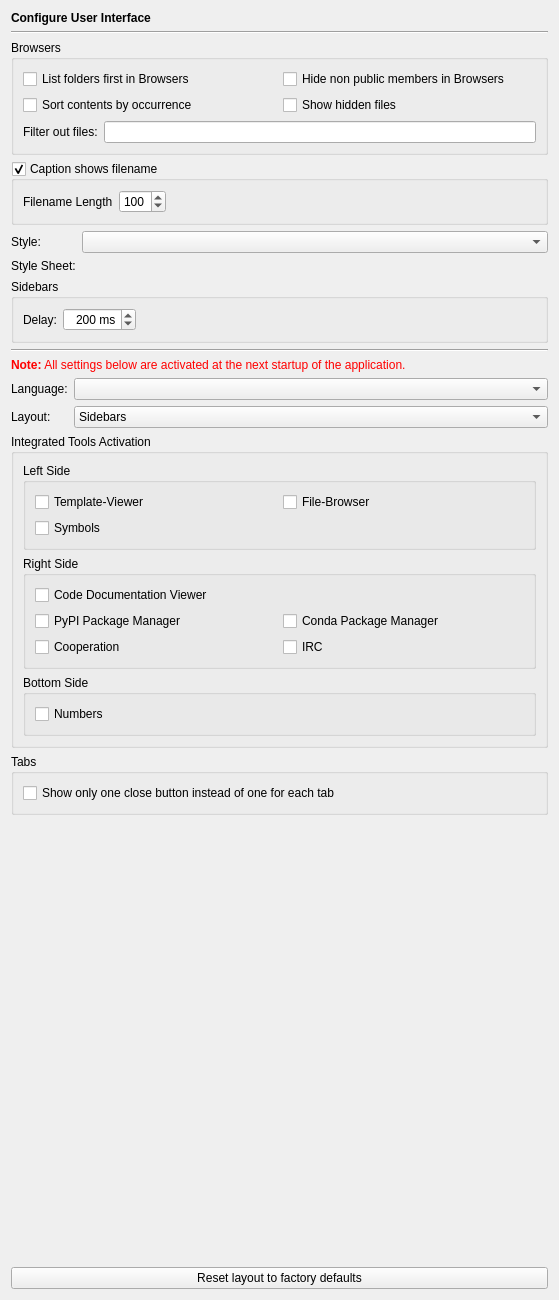
<?xml version="1.0" encoding="UTF-8"?>
<ui version="4.0">
 <class>InterfacePage</class>
 <widget class="QWidget" name="InterfacePage">
  <property name="geometry">
   <rect>
    <x>0</x>
    <y>0</y>
    <width>557</width>
    <height>1300</height>
   </rect>
  </property>
  <layout class="QVBoxLayout" name="verticalLayout_3">
   <item>
    <widget class="QLabel" name="headerLabel">
     <property name="text">
      <string>&lt;b&gt;Configure User Interface&lt;/b&gt;</string>
     </property>
    </widget>
   </item>
   <item>
    <widget class="Line" name="line9">
     <property name="frameShape">
      <enum>QFrame::HLine</enum>
     </property>
     <property name="frameShadow">
      <enum>QFrame::Sunken</enum>
     </property>
     <property name="orientation">
      <enum>Qt::Horizontal</enum>
     </property>
    </widget>
   </item>
   <item>
    <widget class="QGroupBox" name="groupBox_4">
     <property name="title">
      <string>Browsers</string>
     </property>
     <layout class="QGridLayout" name="gridLayout_2">
      <item row="0" column="0">
       <widget class="QCheckBox" name="uiBrowsersListFoldersFirstCheckBox">
        <property name="toolTip">
         <string>Select, if folders should be listed first in the various browsers</string>
        </property>
        <property name="text">
         <string>List folders first in Browsers</string>
        </property>
       </widget>
      </item>
      <item row="0" column="1">
       <widget class="QCheckBox" name="uiBrowsersHideNonPublicCheckBox">
        <property name="toolTip">
         <string>Select to hide non public classes, methods and attributes in the browsers.</string>
        </property>
        <property name="text">
         <string>Hide non public members in Browsers</string>
        </property>
       </widget>
      </item>
      <item row="1" column="0">
       <widget class="QCheckBox" name="uiBrowsersSortByOccurrenceCheckBox">
        <property name="toolTip">
         <string>Select to sort file contents by occurrence</string>
        </property>
        <property name="text">
         <string>Sort contents by occurrence</string>
        </property>
       </widget>
      </item>
      <item row="1" column="1">
       <widget class="QCheckBox" name="uiBrowsersShowHiddenCheckBox">
        <property name="toolTip">
         <string>Select to show hidden files in the various browsers</string>
        </property>
        <property name="text">
         <string>Show hidden files</string>
        </property>
       </widget>
      </item>
      <item row="2" column="0" colspan="2">
       <layout class="QHBoxLayout" name="horizontalLayout_2">
        <item>
         <widget class="QLabel" name="label_4">
          <property name="text">
           <string>Filter out files:</string>
          </property>
         </widget>
        </item>
        <item>
         <widget class="QLineEdit" name="fileFiltersEdit">
          <property name="toolTip">
           <string>Enter wildcard file patterns separated by semicolon. Files matching these patterns will not be shown by the file browsers.</string>
          </property>
         </widget>
        </item>
       </layout>
      </item>
     </layout>
    </widget>
   </item>
   <item>
    <widget class="QGroupBox" name="uiCaptionShowsFilenameGroupBox">
     <property name="focusPolicy">
      <enum>Qt::StrongFocus</enum>
     </property>
     <property name="toolTip">
      <string>Select, if the caption of the main window should show the filename of the current editor</string>
     </property>
     <property name="title">
      <string>Caption shows filename</string>
     </property>
     <property name="checkable">
      <bool>true</bool>
     </property>
     <layout class="QHBoxLayout">
      <item>
       <widget class="QLabel" name="label">
        <property name="text">
         <string>Filename Length</string>
        </property>
       </widget>
      </item>
      <item>
       <widget class="QSpinBox" name="filenameLengthSpinBox">
        <property name="toolTip">
         <string>Enter the number of characters to be shown in the main window title.</string>
        </property>
        <property name="minimum">
         <number>10</number>
        </property>
        <property name="maximum">
         <number>999</number>
        </property>
        <property name="singleStep">
         <number>10</number>
        </property>
        <property name="value">
         <number>100</number>
        </property>
       </widget>
      </item>
      <item>
       <spacer>
        <property name="orientation">
         <enum>Qt::Horizontal</enum>
        </property>
        <property name="sizeHint" stdset="0">
         <size>
          <width>31</width>
          <height>23</height>
         </size>
        </property>
       </spacer>
      </item>
     </layout>
    </widget>
   </item>
   <item>
    <layout class="QGridLayout" name="gridLayout_3">
     <item row="0" column="0">
      <widget class="QLabel" name="label_2">
       <property name="text">
        <string>Style:</string>
       </property>
      </widget>
     </item>
     <item row="0" column="1">
      <widget class="QComboBox" name="styleComboBox">
       <property name="toolTip">
        <string>Select the interface style</string>
       </property>
      </widget>
     </item>
     <item row="1" column="0">
      <widget class="QLabel" name="label_3">
       <property name="text">
        <string>Style Sheet:</string>
       </property>
      </widget>
     </item>
     <item row="1" column="1">
      <widget class="E5PathPicker" name="styleSheetPicker" native="true">
       <property name="sizePolicy">
        <sizepolicy hsizetype="Expanding" vsizetype="Preferred">
         <horstretch>0</horstretch>
         <verstretch>0</verstretch>
        </sizepolicy>
       </property>
       <property name="focusPolicy">
        <enum>Qt::StrongFocus</enum>
       </property>
       <property name="toolTip">
        <string>Enter the path of the style sheet file</string>
       </property>
      </widget>
     </item>
    </layout>
   </item>
   <item>
    <widget class="QGroupBox" name="groupBox_8">
     <property name="title">
      <string>Sidebars</string>
     </property>
     <layout class="QHBoxLayout" name="horizontalLayout_3">
      <item>
       <widget class="QLabel" name="label_5">
        <property name="text">
         <string>Delay:</string>
        </property>
       </widget>
      </item>
      <item>
       <widget class="QSpinBox" name="delaySpinBox">
        <property name="alignment">
         <set>Qt::AlignRight|Qt::AlignTrailing|Qt::AlignVCenter</set>
        </property>
        <property name="suffix">
         <string> ms</string>
        </property>
        <property name="maximum">
         <number>2000</number>
        </property>
        <property name="singleStep">
         <number>100</number>
        </property>
        <property name="value">
         <number>200</number>
        </property>
       </widget>
      </item>
      <item>
       <spacer name="horizontalSpacer_2">
        <property name="orientation">
         <enum>Qt::Horizontal</enum>
        </property>
        <property name="sizeHint" stdset="0">
         <size>
          <width>396</width>
          <height>20</height>
         </size>
        </property>
       </spacer>
      </item>
     </layout>
    </widget>
   </item>
   <item>
    <widget class="Line" name="line9_2">
     <property name="frameShape">
      <enum>QFrame::HLine</enum>
     </property>
     <property name="frameShadow">
      <enum>QFrame::Sunken</enum>
     </property>
     <property name="orientation">
      <enum>Qt::Horizontal</enum>
     </property>
    </widget>
   </item>
   <item>
    <widget class="QLabel" name="TextLabel1_2_2_2">
     <property name="text">
      <string>&lt;font color=&quot;#FF0000&quot;&gt;&lt;b&gt;Note:&lt;/b&gt; All settings below are activated at the next startup of the application.&lt;/font&gt;</string>
     </property>
    </widget>
   </item>
   <item>
    <layout class="QGridLayout" name="gridLayout">
     <item row="0" column="0">
      <widget class="QLabel" name="languageLabel">
       <property name="sizePolicy">
        <sizepolicy hsizetype="Fixed" vsizetype="Preferred">
         <horstretch>0</horstretch>
         <verstretch>0</verstretch>
        </sizepolicy>
       </property>
       <property name="text">
        <string>Language:</string>
       </property>
       <property name="buddy">
        <cstring>languageComboBox</cstring>
       </property>
      </widget>
     </item>
     <item row="0" column="1">
      <widget class="QComboBox" name="languageComboBox">
       <property name="sizePolicy">
        <sizepolicy hsizetype="Expanding" vsizetype="Fixed">
         <horstretch>0</horstretch>
         <verstretch>0</verstretch>
        </sizepolicy>
       </property>
       <property name="toolTip">
        <string>Select the interface language.</string>
       </property>
       <property name="whatsThis">
        <string>The interface language can be selected from this list. If &quot;system&quot; is selected, the interface language is determined by the system. The selection of &quot;none&quot; means, that the default language will be used.</string>
       </property>
      </widget>
     </item>
     <item row="1" column="0">
      <widget class="QLabel" name="layoutLabel">
       <property name="text">
        <string>Layout:</string>
       </property>
      </widget>
     </item>
     <item row="1" column="1">
      <widget class="QComboBox" name="layoutComboBox">
       <property name="sizePolicy">
        <sizepolicy hsizetype="Expanding" vsizetype="Fixed">
         <horstretch>0</horstretch>
         <verstretch>0</verstretch>
        </sizepolicy>
       </property>
       <property name="toolTip">
        <string>Select the layout type.</string>
       </property>
       <item>
        <property name="text">
         <string>Sidebars</string>
        </property>
       </item>
       <item>
        <property name="text">
         <string>Toolboxes</string>
        </property>
       </item>
      </widget>
     </item>
    </layout>
   </item>
   <item>
    <widget class="QGroupBox" name="groupBox_3">
     <property name="title">
      <string>Integrated Tools Activation</string>
     </property>
     <layout class="QVBoxLayout" name="verticalLayout">
      <item>
       <widget class="QGroupBox" name="groupBox_10">
        <property name="title">
         <string>Left Side</string>
        </property>
        <layout class="QGridLayout" name="gridLayout_5">
         <item row="0" column="0">
          <widget class="QCheckBox" name="templateViewerCheckBox">
           <property name="toolTip">
            <string>Select to activate the Template viewer</string>
           </property>
           <property name="text">
            <string>Template-Viewer</string>
           </property>
          </widget>
         </item>
         <item row="0" column="1">
          <widget class="QCheckBox" name="fileBrowserCheckBox">
           <property name="toolTip">
            <string>Select to activate the File-Browser widget</string>
           </property>
           <property name="text">
            <string>File-Browser</string>
           </property>
          </widget>
         </item>
         <item row="1" column="0">
          <widget class="QCheckBox" name="symbolsCheckBox">
           <property name="toolTip">
            <string>Select to activate the Symbols widget</string>
           </property>
           <property name="text">
            <string>Symbols</string>
           </property>
          </widget>
         </item>
        </layout>
       </widget>
      </item>
      <item>
       <widget class="QGroupBox" name="groupBox_9">
        <property name="title">
         <string>Right Side</string>
        </property>
        <layout class="QGridLayout" name="gridLayout_4">
         <item row="0" column="0">
          <widget class="QCheckBox" name="codeDocumentationViewerCheckBox">
           <property name="toolTip">
            <string>Select to activate the Code Documentation Viewer</string>
           </property>
           <property name="text">
            <string>Code Documentation Viewer</string>
           </property>
          </widget>
         </item>
         <item row="1" column="0">
          <widget class="QCheckBox" name="pypiCheckBox">
           <property name="toolTip">
            <string>Select to activate the PyPI package manager widget</string>
           </property>
           <property name="text">
            <string>PyPI Package Manager</string>
           </property>
          </widget>
         </item>
         <item row="1" column="1">
          <widget class="QCheckBox" name="condaCheckBox">
           <property name="toolTip">
            <string>Select to activate the conda package manager widget</string>
           </property>
           <property name="text">
            <string>Conda Package Manager</string>
           </property>
          </widget>
         </item>
         <item row="2" column="0">
          <widget class="QCheckBox" name="cooperationCheckBox">
           <property name="toolTip">
            <string>Select to activate the Cooperation widget</string>
           </property>
           <property name="text">
            <string>Cooperation</string>
           </property>
          </widget>
         </item>
         <item row="2" column="1">
          <widget class="QCheckBox" name="ircCheckBox">
           <property name="toolTip">
            <string>Select to activate the IRC widget</string>
           </property>
           <property name="text">
            <string>IRC</string>
           </property>
          </widget>
         </item>
        </layout>
       </widget>
      </item>
      <item>
       <widget class="QGroupBox" name="groupBox_11">
        <property name="title">
         <string>Bottom Side</string>
        </property>
        <layout class="QGridLayout" name="gridLayout_6">
         <item row="0" column="0">
          <widget class="QCheckBox" name="numbersCheckBox">
           <property name="toolTip">
            <string>Select to activate the Numbers widget</string>
           </property>
           <property name="text">
            <string>Numbers</string>
           </property>
          </widget>
         </item>
        </layout>
       </widget>
      </item>
     </layout>
    </widget>
   </item>
   <item>
    <widget class="QGroupBox" name="tabsGroupBox">
     <property name="title">
      <string>Tabs</string>
     </property>
     <layout class="QVBoxLayout" name="verticalLayout_2">
      <item>
       <widget class="QCheckBox" name="tabsCloseButtonCheckBox">
        <property name="text">
         <string>Show only one close button instead of one for each tab</string>
        </property>
       </widget>
      </item>
     </layout>
    </widget>
   </item>
   <item>
    <spacer>
     <property name="orientation">
      <enum>Qt::Vertical</enum>
     </property>
     <property name="sizeHint" stdset="0">
      <size>
       <width>537</width>
       <height>41</height>
      </size>
     </property>
    </spacer>
   </item>
   <item>
    <widget class="QPushButton" name="resetLayoutButton">
     <property name="text">
      <string>Reset layout to factory defaults</string>
     </property>
    </widget>
   </item>
  </layout>
 </widget>
 <customwidgets>
  <customwidget>
   <class>E5PathPicker</class>
   <extends>QWidget</extends>
   <header>E5Gui/E5PathPicker.h</header>
   <container>1</container>
  </customwidget>
 </customwidgets>
 <tabstops>
  <tabstop>uiBrowsersListFoldersFirstCheckBox</tabstop>
  <tabstop>uiBrowsersHideNonPublicCheckBox</tabstop>
  <tabstop>uiBrowsersSortByOccurrenceCheckBox</tabstop>
  <tabstop>uiBrowsersShowHiddenCheckBox</tabstop>
  <tabstop>fileFiltersEdit</tabstop>
  <tabstop>uiCaptionShowsFilenameGroupBox</tabstop>
  <tabstop>filenameLengthSpinBox</tabstop>
  <tabstop>styleComboBox</tabstop>
  <tabstop>styleSheetPicker</tabstop>
  <tabstop>delaySpinBox</tabstop>
  <tabstop>languageComboBox</tabstop>
  <tabstop>layoutComboBox</tabstop>
  <tabstop>templateViewerCheckBox</tabstop>
  <tabstop>fileBrowserCheckBox</tabstop>
  <tabstop>symbolsCheckBox</tabstop>
  <tabstop>codeDocumentationViewerCheckBox</tabstop>
  <tabstop>pypiCheckBox</tabstop>
  <tabstop>condaCheckBox</tabstop>
  <tabstop>cooperationCheckBox</tabstop>
  <tabstop>ircCheckBox</tabstop>
  <tabstop>numbersCheckBox</tabstop>
  <tabstop>tabsCloseButtonCheckBox</tabstop>
  <tabstop>resetLayoutButton</tabstop>
 </tabstops>
 <resources/>
 <connections/>
</ui>
